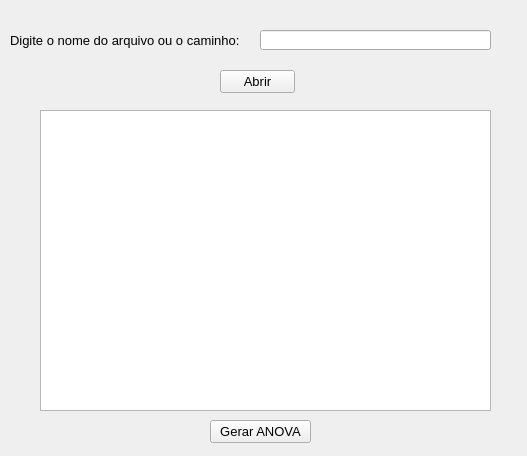
<?xml version="1.0" encoding="UTF-8"?>
<ui version="4.0">
 <class>MainWindow</class>
 <widget class="QMainWindow" name="MainWindow">
  <property name="geometry">
   <rect>
    <x>0</x>
    <y>0</y>
    <width>527</width>
    <height>456</height>
   </rect>
  </property>
  <property name="windowTitle">
   <string>Gerar ANOVA</string>
  </property>
  <property name="windowIcon">
   <iconset>
    <normaloff>box_ico.ico</normaloff>box_ico.ico</iconset>
  </property>
  <widget class="QWidget" name="centralwidget">
   <widget class="QTableWidget" name="tabela_anova">
    <property name="geometry">
     <rect>
      <x>40</x>
      <y>110</y>
      <width>451</width>
      <height>301</height>
     </rect>
    </property>
   </widget>
   <widget class="QLabel" name="label">
    <property name="geometry">
     <rect>
      <x>10</x>
      <y>30</y>
      <width>241</width>
      <height>21</height>
     </rect>
    </property>
    <property name="font">
     <font>
      <pointsize>10</pointsize>
     </font>
    </property>
    <property name="text">
     <string>Digite o nome do arquivo ou o caminho:</string>
    </property>
   </widget>
   <widget class="QLineEdit" name="nome_arquivo">
    <property name="geometry">
     <rect>
      <x>260</x>
      <y>30</y>
      <width>231</width>
      <height>20</height>
     </rect>
    </property>
   </widget>
   <widget class="QPushButton" name="btn_abrir">
    <property name="geometry">
     <rect>
      <x>220</x>
      <y>70</y>
      <width>75</width>
      <height>23</height>
     </rect>
    </property>
    <property name="font">
     <font>
      <pointsize>10</pointsize>
     </font>
    </property>
    <property name="text">
     <string>Abrir</string>
    </property>
   </widget>
   <widget class="QPushButton" name="btn_gerar_anova">
    <property name="geometry">
     <rect>
      <x>210</x>
      <y>420</y>
      <width>101</width>
      <height>23</height>
     </rect>
    </property>
    <property name="font">
     <font>
      <pointsize>10</pointsize>
     </font>
    </property>
    <property name="text">
     <string>Gerar ANOVA</string>
    </property>
   </widget>
  </widget>
  <action name="actionAbrir_Arquivo">
   <property name="text">
    <string>Abrir Arquivo</string>
   </property>
  </action>
 </widget>
 <resources/>
 <connections/>
</ui>
